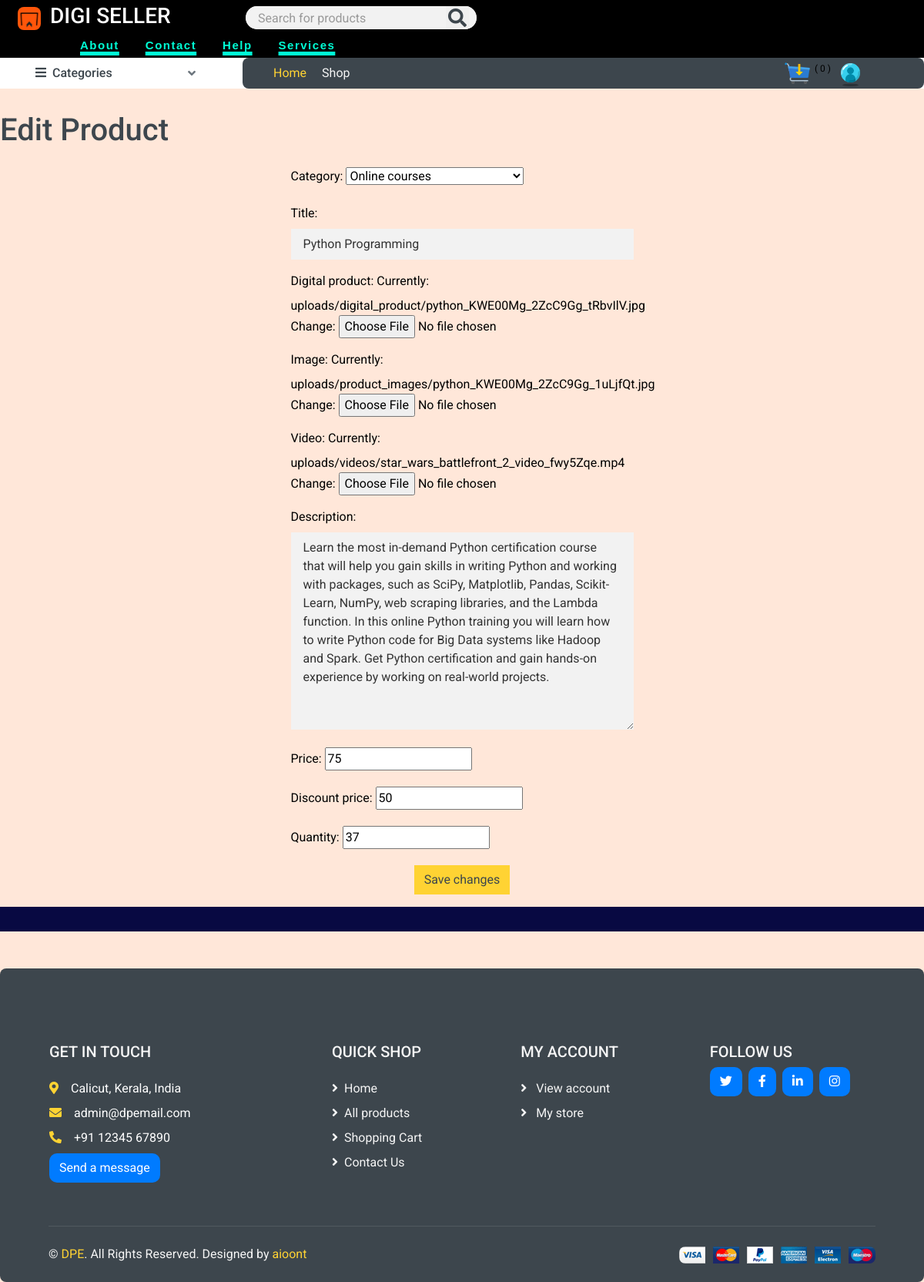
Page /my-store/edit-product/17/ (signed in) on the earlier database version.
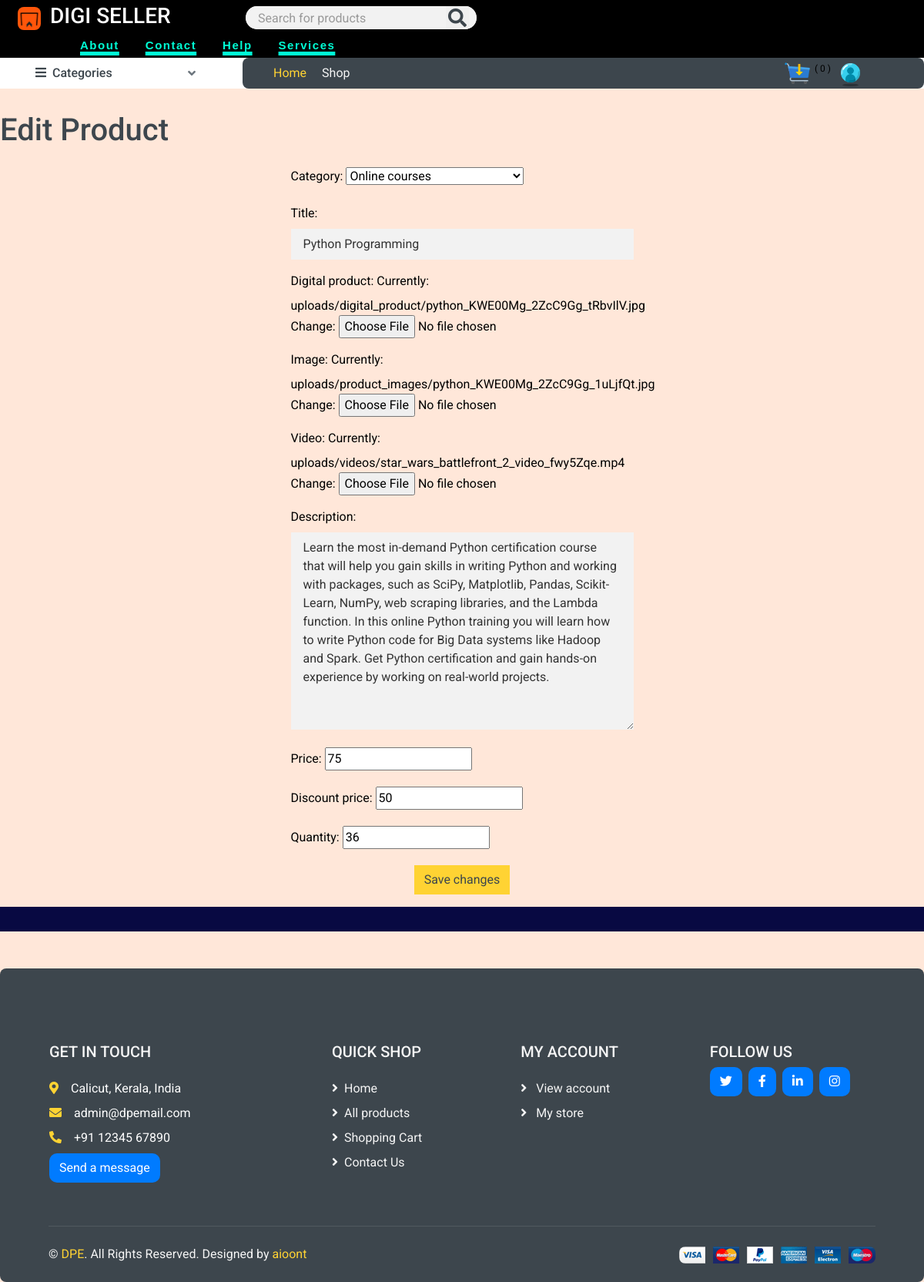
Same page on the later database version.
### store/models.py (models this page shows, shortened)
class Product(models.Model):
    DRAFT = 'draft'
    WAITING_APPROVAL = 'waitingapproval'
    ACTIVE = 'active'
    DELETEED = 'deleted'
    STATUS_CHOICES = (
        (DRAFT, 'Draft'),
        (WAITING_APPROVAL, 'waitingapproval'),
        (ACTIVE, 'active'),
        (DELETEED,  'deleted')
    )
    user = models.ForeignKey(User, related_name='products', on_delete=models.CASCADE)  #vendor who added product
    category = models.ForeignKey(Category, related_name='products', on_delete=models.CASCADE)
    title = models.CharField(max_length=50)
    digital_product = models.FileField(upload_to='uploads/digital_product/')
    image = models.ImageField(upload_to='uploads/product_images/', null=True)
    video = models.FileField(upload_to='uploads/videos/', null=True)
    slug = models.SlugField(max_length=50)
    description = models.TextField(blank=True)
    price = models.IntegerField()
    discount_price = models.IntegerField(blank=True, null=True) #video_url = models.URLField()  URLField stores a string representing the URL of the video.  <iframe width="560" height="315" src="{{ product.video_url }}" frameborder="0" allowfullscreen></iframe>
    quantity = models.IntegerField(blank=True, null=True)
    sold = models.IntegerField(blank=True, null=True,default=0)
    rating = models.IntegerField(default=0)
    created_at = models.DateTimeField(auto_now_add=True)
    updated_at = models.DateTimeField(auto_now=True)
    status = models.CharField(max_length=20, choices=STATUS_CHOICES, default=ACTIVE)
    class Meta:
        ordering = ('-created_at',)

### userprofile/views.py (the view)
# urls.py: path('my-store/edit-product/<int:pk>/', views.edit_product, name='edit_product'),
@login_required
def edit_product(request, pk):
    product = Product.objects.filter(user=request.user).get(pk=pk)
    if request.method == 'POST':
        form = ProductForm(request.POST, request.FILES, instance=product)
        if form.is_valid():
            form.save()
            messages.success(request, f'Changes in product {product.title} was saved !')
            return redirect('my_store')
        else:
            messages.error(request, f'Changes in product {product.title} was not saved !')
    else:
        form = ProductForm(instance=product)
    return render(request, 'edit_product.html', {
        'product':product,
        'form': form
    })

### store/cart.py (called while the page is built)
    def __len__(self):
        return sum(item['quantity'] for item in self.cart.values())

### store/context_processors.py (called while the page is built)
def cart(request):  # to make cart globally available context_processord.py used
    return {'cart': Cart(request)}

### store/models.py (called while the page is built)
    def __str__(self):
        return self.title

### store/templatetags/menu.py (called while the page is built)
@register.inclusion_tag('menu.html')
def menu():
    categories = Category.objects.all()
    return {'categories':categories}

### userprofile/templates/edit_product.html (shortened to what this page needs)
{% extends 'base.html' %}
{% load static %}
{% block content %}
  <h1 class="text-dark mb-4">Edit Product</h1>
  <section class="h-100">
    <div class="container h-100">
      <div class="row justify-content-sm-center h-100">
        <div class="col-xxl-4 col-xl-5 col-lg-5 col-md-7 col-sm-9">
          <form method="POST" enctype="multipart/form-data" class="needs-validation text-dark">
            {{ form.as_p }}
            <div class="align-items-center d-flex justify-content-center mb-3">
              <input type="submit" value="Save changes" class="btn btn-primary ms-auto">
            </div>
          </form>
        </div>
      </div>
    </div>
  </section>
{% endblock %}

Differences in the rows shown:
changed Product "Online courses": quantity "37" → "36"
